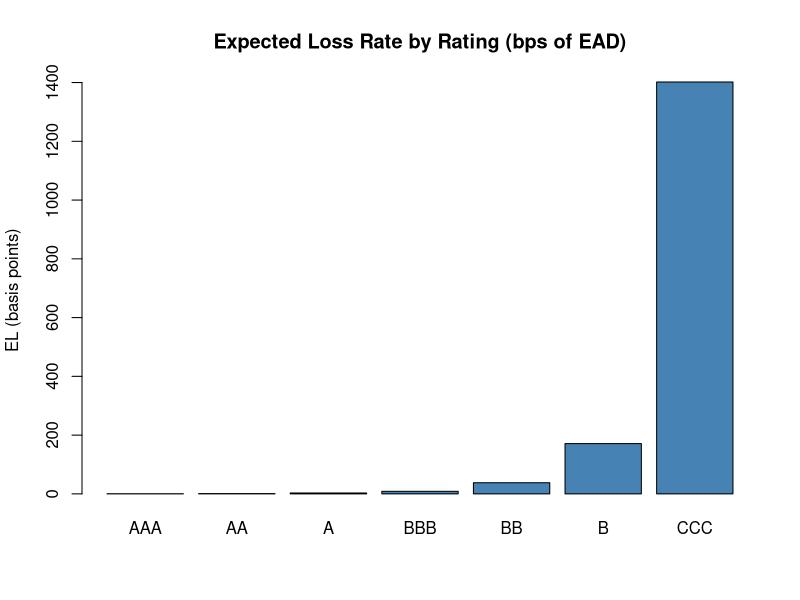

The R source for this figure: (Note: this script raises an error after producing the figure.)
## ---- chunk 1
knitr::opts_chunk$set(echo = TRUE, message = FALSE, warning = FALSE)
set.seed(42)
## ---- chunk 2
set.seed(42) #for reproducibility
## ---- chunk 3
pd_table <- data.frame(
rating = c("AAA", "AA", "A", "BBB", "BB", "B", "CCC"),
pd = c(0.0001, 0.0002, 0.0006, 0.0018, 0.0075, 0.0380, 0.2500)
)
## ---- chunk 4
rating_weights <- c(AAA=0.02, AA=0.08, A=0.20, BBB= 0.35, BB=0.20, B=0.12, CCC=0.03) # the portfolio mix
## ---- chunk 5
segment_table <- data.frame(
segment=c("CRE_secured","Manufacturing","Corporate_unsecured", "Software"),
lgd_min=c(0.25, 0.35, 0.50, 0.75),
lgd_max=c(0.40, 0.55, 0.70, 0.90),
weight=c(0.35, 0.25, 0.25, 0.15)
)
## ---- chunk 6
generate_portfolio <- function(n=500) {

rating <- sample(names(rating_weights), n, replace = TRUE, prob= rating_weights)
segment <- sample(segment_table$segment, n, replace = TRUE, prob = segment_table$weight)
#Committed amount: lognormal so a few large loans dominate(realistic)
committed <- round(rlnorm(n, meanlog = log(2e6), sdlog = 0.9), -3)


#Facility type: term loans are fully drawn: revolvers are partially drawn


facility <- sample(c("term", "revolver"), n, replace = TRUE, prob = c(0.6, 0.4))
drawn_pct <-ifelse(facility== "term", 1.0, runif(n, 0.2, 0.6))



#EAD: drawn amount + credit conversion factor (CCF) on the undrawn portion.
#revolvers get drawn down heavily near default -> CCF = 75%

ccf <- 0.75
ead <- committed * drawn_pct + committed * (1-drawn_pct)*ccf

#look up PD by rating
pd<- pd_table$pd[match(rating,pd_table$rating)]

#Draw LGD uniformly within segment's range
seg_idx <-match(segment, segment_table$segment)
lgd<- runif(n,segment_table$lgd_min[seg_idx], segment_table$lgd_max[seg_idx])

data.frame(
loan_id = sprintf("L%04d", 1:n),
rating, segment, facility,
committed, ead=round(ead),
pd,lgd = round(lgd, 3),
expected_loss=round(pd*lgd*ead)
)
}

portfolio <- generate_portfolio(500)
## ---- chunk 7
cat("===Portfolio Review===\n")
cat("Loans:", nrow(portfolio),
    "| Total EAD: $", format(sum(portfolio$ead), big.mark = ","),
    "| Total Expected Loss: $", format(sum(portfolio$expected_loss), big.mark = ","),
     sprintf("(%.3f%% of EAD)\n\n", 100 * sum(portfolio$expected_loss) / sum(portfolio$ead)))

cat("=== Expected loss by rating ===\n")
by_rating <- aggregate(cbind(ead, expected_loss) ~ rating, data = portfolio, FUN = sum)
by_rating <- by_rating[match(pd_table$rating, by_rating$rating), ]
by_rating$el_rate_bps <- round(10000 * by_rating$expected_loss / by_rating$ead, 1)
print(by_rating, row.names = FALSE)

cat("\n=== Expected loss by segment ===\n")
by_segment <- aggregate(cbind(ead, expected_loss) ~ segment, data = portfolio, FUN = sum)
by_segment$el_rate_bps <- round(10000 * by_segment$expected_loss / by_segment$ead, 1)
print(by_segment[order(-by_segment$el_rate_bps), ], row.names = FALSE)
 
## ---- chunk 8
# -----------------------------------------------------------------------------
#5. Quick chart (base graphics)
# -----------------------------------------------------------------------------
png("el_by_rating.png", width = 800, height = 500)
barplot(by_rating$el_rate_bps, names.arg = by_rating$rating,
        main = "Expected Loss Rate by Rating (bps of EAD)",
        ylab = "EL (basis points)", col = "steelblue")
dev.off()
 
write.csv(portfolio, "portfolio.csv", row.names = FALSE)
cat("\nSaved: portfolio.csv, el_by_rating.png\n")
## ---- chunk 9
barplot(by_rating$el_rate_bps, names.arg = by_rating$rating,
        main = "Expected Loss Rate by Rating (bps of EAD)",
        ylab = "EL (basis points)", col = "steelblue")
## ---- chunk 10
png("el_by_rating.png", width = 800, height = 500)
barplot(by_rating$el_rate_bps, names.arg = by_rating$rating,
        main = "Expected Loss Rate by Rating (bps of EAD)",
        ylab = "EL (basis points)", col = "steelblue")
dev.off()
write.csv(portfolio, "portfolio.csv", row.names = FALSE)
## ---- chunk 11
if (!exists("portfolio")) {
  portfolio <- read.csv("portfolio.csv")
}
n_loans <- nrow(portfolio)
## ---- chunk 12
# Pre-compute per-loan inputs as vectors (fast inside the simulation loop)
pd_vec      <- portfolio$pd
lgd_vec     <- portfolio$lgd
ead_vec     <- portfolio$ead
default_thresh <- qnorm(pd_vec)   # asset-value level below which loan defaults
## ---- chunk 13
# 1. The simulation
set.seed(123)
simulate_losses <- function(n_sims = 10000, rho = 0.20) {
  # rho = asset correlation. Basel uses 0.12–0.24 for corporates; 0.20 is a
  # reasonable single value for a stylized corporate book.
 
  
  losses <- numeric(n_sims)
 
  for (s in 1:n_sims) {
    M <- rnorm(1)                        # the economy this year (one draw)
    e <- rnorm(n_loans)                  # each borrower's own luck
    A <- sqrt(rho) * M + sqrt(1 - rho) * e   # asset values
    defaulted <- A < default_thresh          # TRUE/FALSE per loan
    losses[s] <- sum(ead_vec[defaulted] * lgd_vec[defaulted])
  }
  losses
}
 
cat("Running 10,000 scenarios... (~10-20 seconds)\n")
losses <- simulate_losses(n_sims = 10000, rho = 0.20)
## ---- chunk 14

# 2. From loss distribution to capital
el_sim   <- mean(losses)                  # expected loss (simulated)
var_999  <- quantile(losses, 0.999)       # 99.9% Value-at-Risk
ecap     <- var_999 - el_sim              # economic capital = UL beyond EL
var_99   <- quantile(losses, 0.99)
 
cat("\n=== Loss distribution summary (rho = 0.20) ===\n")
cat(sprintf("Expected loss (mean):        $%s\n", format(round(el_sim),  big.mark = ",")))
cat(sprintf("Median year:                 $%s\n", format(round(median(losses)), big.mark = ",")))
cat(sprintf("99%% VaR   (1-in-100 year):   $%s\n", format(round(var_99),  big.mark = ",")))
cat(sprintf("99.9%% VaR (1-in-1000 year):  $%s\n", format(round(var_999), big.mark = ",")))
cat(sprintf("Economic capital (VaR - EL): $%s\n", format(round(ecap),    big.mark = ",")))
cat(sprintf("Capital as %% of EAD:         %.2f%%\n", 100 * ecap / sum(ead_vec)))
cat(sprintf("Worst simulated year:        $%s\n", format(round(max(losses)), big.mark = ",")))
 
# Sanity check: simulated mean should be close to Day 1's analytic EL
cat(sprintf("\nSanity check — analytic EL from Day 1: $%s (simulated mean should be close)\n",
            format(sum(round(pd_vec * lgd_vec * ead_vec)), big.mark = ",")))
## ---- chunk 15
# 3. What does correlation do?
#    Same portfolio, same PDs — only rho changes.
cat("\n=== Correlation sensitivity (the tail-fattening effect) ===\n")
cat("rho | Expected Loss | 99.9% VaR | Economic Capital\n")
for (r in c(0.05, 0.20, 0.40)) {
  set.seed(42)  # same randomness each run -> differences are PURELY from rho
  l <- simulate_losses(n_sims = 5000, rho = r)
  cat(sprintf("%.2f | $%12s | $%12s | $%12s\n",
              r,
              format(round(mean(l)), big.mark = ","),
              format(round(quantile(l, 0.999)), big.mark = ","),
              format(round(quantile(l, 0.999) - mean(l)), big.mark = ",")))
}
cat("\nNotice: EL barely moves, but VaR/capital explodes with rho.\n")
cat("Correlation doesn't change AVERAGE losses - it changes how losses CLUSTER.\n")
## ---- chunk 16
# 4. Charts
hist(losses / 1e6, breaks = 60, col = "steelblue", border = "white",
     main = "Simulated 1-Year Portfolio Loss Distribution (rho = 0.20)",
     xlab = "Loss ($ millions)", ylab = "Frequency")
abline(v = el_sim / 1e6,  col = "darkgreen", lwd = 3)
abline(v = var_999 / 1e6, col = "red",       lwd = 3)
legend("topright",
       legend = c(sprintf("Expected Loss: $%.1fM", el_sim / 1e6),
                  sprintf("99.9%% VaR: $%.1fM", var_999 / 1e6)),
       col = c("darkgreen", "red"), lwd = 3, bty = "n")
## ---- chunk 17
png("loss_distribution.png", width = 900, height = 550)
hist(losses / 1e6, breaks = 60, col = "steelblue", border = "white",
     main = "Simulated 1-Year Portfolio Loss Distribution (rho = 0.20)",
     xlab = "Loss ($ millions)", ylab = "Frequency")
abline(v = el_sim / 1e6,  col = "darkgreen", lwd = 3)
abline(v = var_999 / 1e6, col = "red",       lwd = 3)
legend("topright",
       legend = c(sprintf("Expected Loss: $%.1fM", el_sim / 1e6),
                  sprintf("99.9%% VaR: $%.1fM", var_999 / 1e6)),
       col = c("darkgreen", "red"), lwd = 3, bty = "n")
dev.off()
write.csv(data.frame(sim = 1:length(losses), loss = losses),
          "simulated_losses.csv", row.names = FALSE)
## ---- chunk 18
if (!exists("portfolio")) portfolio <- read.csv("portfolio.csv")
n_loans <- nrow(portfolio)

pd_table <- data.frame(
  rating = c("AAA", "AA", "A", "BBB", "BB", "B", "CCC"),
  pd     = c(0.0001, 0.0002, 0.0006, 0.0018, 0.0075, 0.0380, 0.2500)
)
## ---- chunk 19
apply_stress <- function(pf) {
  ratings_order <- pd_table$rating                # AAA ... CCC
  idx <- match(pf$rating, ratings_order)
  idx_stressed <- pmin(idx + 1, length(ratings_order))   # down 1 notch, floor at CCC

  pf$rating_stressed <- ratings_order[idx_stressed]
  pf$pd_stressed  <- pd_table$pd[idx_stressed]
  pf$lgd_stressed <- pmin(pf$lgd + 0.15, 1.0)            # +15pts, capped at 100%
  pf
}

portfolio <- apply_stress(portfolio)
## ---- chunk 20
simulate_losses <- function(pd_vec, lgd_vec, ead_vec,
                            n_sims = 10000, rho = 0.20, seed = NULL) {
  if (!is.null(seed)) set.seed(seed)
  thresh <- qnorm(pd_vec)
  n <- length(pd_vec)
  losses <- numeric(n_sims)
  for (s in 1:n_sims) {
    M <- rnorm(1)
    e <- rnorm(n)
    A <- sqrt(rho) * M + sqrt(1 - rho) * e
    d <- A < thresh
    losses[s] <- sum(ead_vec[d] * lgd_vec[d])
  }
  losses
}
## ---- chunk 21
cat("Running baseline and stressed simulations...\n")
losses_base   <- simulate_losses(portfolio$pd, portfolio$lgd, portfolio$ead,
                                 rho = 0.20, seed = 123)
losses_stress <- simulate_losses(portfolio$pd_stressed, portfolio$lgd_stressed,
                                 portfolio$ead, rho = 0.35, seed = 123)

summarize <- function(l, label) {
  data.frame(
    scenario = label,
    EL_M     = round(mean(l) / 1e6, 1),
    VaR999_M = round(quantile(l, 0.999) / 1e6, 1),
    ECap_M   = round((quantile(l, 0.999) - mean(l)) / 1e6, 1),
    ECap_pct_EAD = round(100 * (quantile(l, 0.999) - mean(l)) / sum(portfolio$ead), 2)
  )
}

cat("\n=== Baseline vs Severely Adverse ===\n")
comparison <- rbind(summarize(losses_base, "Baseline"),
                    summarize(losses_stress, "Severely adverse"))
print(comparison, row.names = FALSE)

cat("\nCapital adequacy read: if the bank holds capital sized to the BASELINE,\n")
cat("the stressed requirement shows the shortfall a stress test would reveal.\n")
## ---- chunk 22
spread_bps <- c(AAA = 50, AA = 65, A = 90, BBB = 140, BB = 275, B = 450, CCC = 900)

portfolio$spread   <- spread_bps[portfolio$rating] / 10000
portfolio$income   <- portfolio$ead * portfolio$spread
portfolio$el       <- portfolio$pd * portfolio$lgd * portfolio$ead

# Capital per loan: allocating total baseline economic capital in proportion to
# each loan's standalone unexpected-loss proxy: EAD * LGD * sqrt(PD*(1-PD))
ul_proxy <- portfolio$ead * portfolio$lgd * sqrt(portfolio$pd * (1 - portfolio$pd))
ecap_total <- quantile(losses_base, 0.999) - mean(losses_base)
portfolio$capital <- ecap_total * ul_proxy / sum(ul_proxy)

roc <- aggregate(cbind(income, el, capital, ead) ~ rating, data = portfolio, FUN = sum)
roc <- roc[match(pd_table$rating, roc$rating), ]
roc$roc_pct <- round(100 * (roc$income - roc$el) / roc$capital, 1)
roc[, c("income","el","capital","ead")] <- round(roc[, c("income","el","capital","ead")] / 1e6, 2)

cat("\n=== Return on Capital by rating ($M) ===\n")
print(roc[, c("rating","ead","income","el","capital","roc_pct")], row.names = FALSE)

cat("high ROC = earns its capital. Watch which buckets are best -\n")
cat("it's usually NOT the safest ones (thin spreads) NOR the riskiest (EL eats\n")
cat("the spread, capital charge huge). The middle of the book pays the bills.\n")
## ---- chunk 23
plot_stress_overlay <- function() {
  brks <- seq(0, max(losses_stress) / 1e6 + 10, by = 3)
  h_base   <- hist(losses_base / 1e6,   breaks = brks, plot = FALSE)
  h_stress <- hist(losses_stress / 1e6, breaks = brks, plot = FALSE)
  ylim <- c(0, max(h_base$counts, h_stress$counts))

  plot(h_base, col = rgb(0.27, 0.51, 0.71, 0.6), border = "white", ylim = ylim,
       main = "Loss Distribution: Baseline vs Severely Adverse",
       xlab = "Loss ($ millions)", ylab = "Frequency")
  plot(h_stress, col = rgb(0.85, 0.33, 0.31, 0.55), border = "white", add = TRUE)
  abline(v = quantile(losses_base, 0.999)/1e6,   col = "steelblue4", lwd = 3, lty = 2)
  abline(v = quantile(losses_stress, 0.999)/1e6, col = "red3",       lwd = 3, lty = 2)
  legend("topright",
         legend = c("Baseline", "Severely adverse",
                    "99.9% VaR (baseline)", "99.9% VaR (stressed)"),
         fill   = c(rgb(0.27,0.51,0.71,0.6), rgb(0.85,0.33,0.31,0.55), NA, NA),
         border = NA,
         col    = c(NA, NA, "steelblue4", "red3"),
         lty    = c(NA, NA, 2, 2), lwd = c(NA, NA, 3, 3), bty = "n")
}

plot_stress_overlay()   # shows inline in a notebook chunk

png("stress_overlay.png", width = 950, height = 550)
plot_stress_overlay()
dev.off()
write.csv(comparison, "stress_comparison.csv", row.names = FALSE)
cat("\nSaved: stress_overlay.png, stress_comparison.csv\n")
